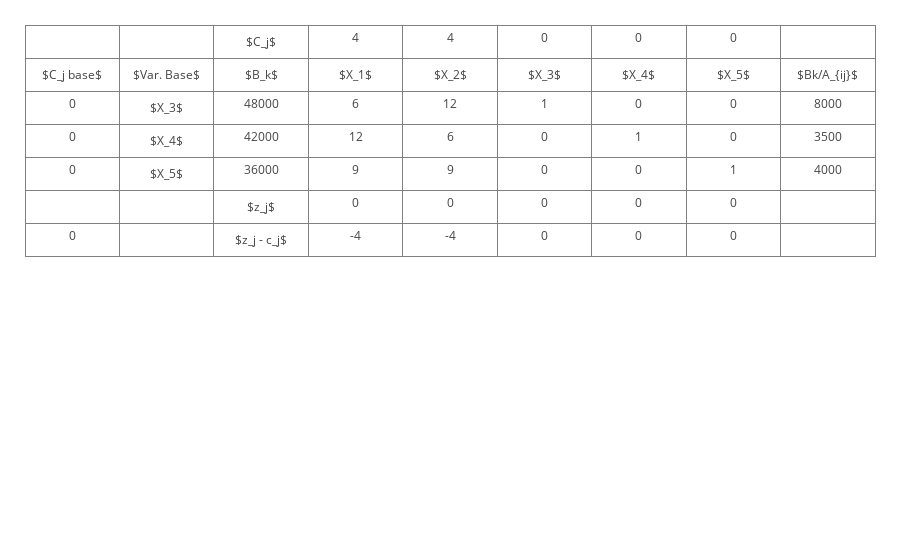

Notebook source saved alongside this figure:
### Code cell
# Primera iteración:
zj = calcular_zj(c, base, A)

zj_cj = calcular_zj_cj(zj, c)

min_zjcj = minimo_zj_cj(zj_cj)

bk_Aij = calcular_bk_Aij(bk, A, min_zjcj)

min_b = minimo_bk_Aij(bk_Aij)

costo_tot = calcular_costo_tot(c, base, bk)

# Hacer print de la tabla:
visualizar_tabla(variables, 
                 base, 
                 c.tolist(), 
                 b.tolist(),
                 A.tolist(),
                 zj.tolist(),
                 zj_cj.tolist(),
                 bk_Aij.tolist(),
                 costo_tot)

### Figure 1 — Plotly figure (JSON) as saved in the notebook; plotly's stock layout.template omitted (floating-point values rounded to 4 significant figures)
{"data": [{"cells": {"values": [["$C_j base$", 0, 0, 0, "", 0], ["$Var. Base$", "$X_3$", "$X_4$", "$X_5$"], ["$B_k$", 48000, 42000, 36000, "$z_j$", "$z_j - c_j$"], ["$X_1$", 6, 12, 9, 0, -4], ["$X_2$", 12, 6, 9, 0, -4], ["$X_3$", 1, 0, 0, 0, 0], ["$X_4$", 0, 1, 0, 0, 0], ["$X_5$", 0, 0, 1, 0, 0], ["$Bk/A_{ij}$", 8000, 3500, 4000]]}, "header": {"values": ["", "", "$C_j$", 4, 4, 0, 0, 0]}, "type": "table", "uid": "b4bf9ffd-0467-4078-bbcf-cdb95142e94d"}], "layout": {"autosize": true, "margin": {"b": 0, "l": 25, "pad": 2, "r": 25, "t": 25}}}
